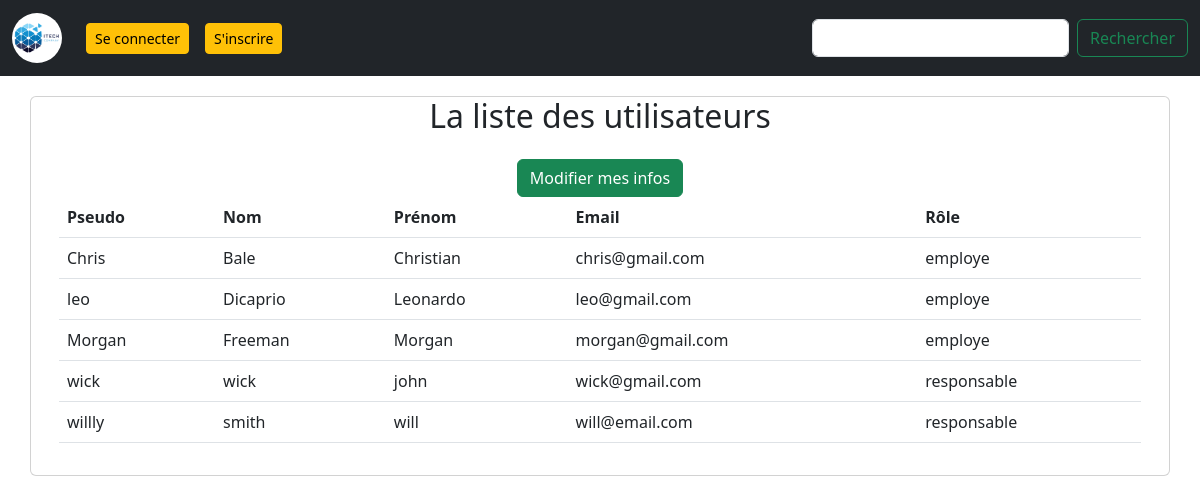
Screenshot of /user.php with the database file from the repository.
### tables this page shows
CREATE TABLE IF NOT EXISTS `user` (
  `pseudo` varchar(30) NOT NULL,
  `nom` varchar(30) NOT NULL,
  `prenom` varchar(30) NOT NULL,
  `email` varchar(50) NOT NULL,
  `mdp` varchar(255) NOT NULL,
  `role` varchar(20) NOT NULL,
  PRIMARY KEY (`pseudo`)
);

### user.php (the view, shortened to what this page needs)
<?php session_start();include("connexion.php");
    $req = "SELECT * FROM user";
    $ps = $pdo->prepare($req);
    $ps->execute();
?>
<!DOCTYPE html>
<html lang="en">
    <head>
        <?php include("metaLink.php");  ?>
    </head>
    <body>
        <?php
            include("navbar.php");
        ?>
        <div class=" card container mt-3">
                <h2 class="text-center anim">La liste des utilisateurs</h2>
            <div class="card-body">
                <table class="table ">
                    <thead>
                        <tr>
                            <th>Pseudo</th>
                            <th>Nom</th>
                            <th>Prénom</th>
                            <th>Email</th>
                            <th>Rôle</th>
                        </tr>
                    </thead>
                    <tbody>
                        <?php while ($user = $ps->fetch()) {?>
                            <tr class="animleft">
                                <td><?php echo($user['pseudo'])?></td>
                                <td><?php echo($user['nom'])?></td>
                                <td><?php echo($user['prenom'])?></td>
                                <td><?php echo($user['email'])?></td>
                                <td><?php echo($user['role'])?></td>
                            </tr>
                        <?php } ?>
                    </tbody>
                        <div class="d-flex justify-content-center">
                            <a class="btn btn-success animtop" href="editUser.php?pseudo=<?php echo($_SESSION['PROFILE']['pseudo'])?>">Modifier mes infos</a>
                        </div>
                </table>
            </div>
        </div>
    </body>
</html>

### css/global.css (style rules this page uses)
body { padding-top: 80px; padding-bottom: 50px; }

### rows the page displays
user: pseudo "Chris", nom "Bale", prenom "Christian", email "chris@gmail.com", role "employe"
user: pseudo "leo", nom "Dicaprio", prenom "Leonardo", email "leo@gmail.com", role "employe"
user: pseudo "Morgan", nom "Freeman", prenom "Morgan", email "morgan@gmail.com", role "employe"
user: pseudo "wick", nom "wick", prenom "john", email "wick@gmail.com", role "responsable"
user: pseudo "willly", nom "smith", prenom "will", email "will@email.com", role "responsable"
